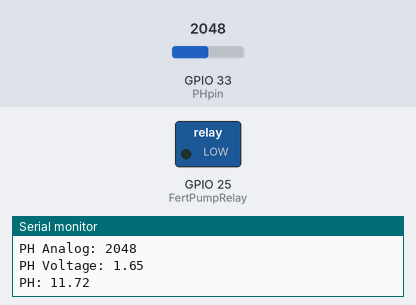
The sketch below on a simulated ESP32. On the bench: switched loads named in the sketch (green lamp = pin HIGH), the last lines printed to the serial monitor. The inputs (shaded band) are chosen by the test bench; at power-on: GPIO 33 (PHpin) = 2048.

Above: at 2.8 s.
2.9 s: GPIO 33 (PHpin) set to 3603
At 4.6 s:
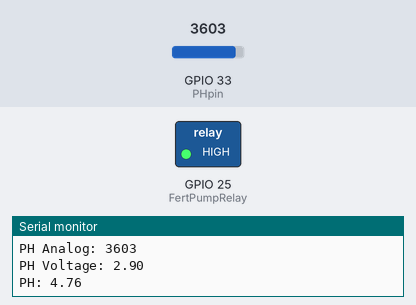
Timing chart, 0 to 7.5 s (numbered marks = the images above; inputs shaded):
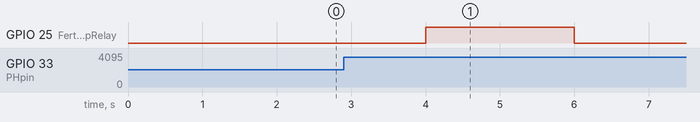

The sketch:

arduino_phsensor_waterpump.ino
```cpp
//PH Sensor
#define PHpin 33

//Fertilizer Pump Relay
#define FertPumpRelay 25

//PH-FertilizerPump Variables
int PHstable = 8;
int PHrange = 1;
int PHcounter = 5;

void setup() {
  Serial.begin(9600);

  //PH-FertilizerPump
  pinMode(FertPumpRelay, OUTPUT);
  digitalWrite(FertPumpRelay, LOW);
}

void loop() {
  int PHanalogValue = analogRead(PHpin); // Read raw analog value (0–1023)
  float voltage = PHanalogValue * (3.3 / 4095.0); // Convert to voltage

  //Adjust the slope/offset
  float pH = 7 + ((2.5 - voltage) / 0.18);  // Assumes 2.5V = pH 7

  Serial.print("PH Analog: ");
  Serial.println(PHanalogValue);

  Serial.print("PH Voltage: ");
  Serial.println(voltage, 2);

  Serial.print("PH: ");
  Serial.println(pH, 2);

  if((pH < (PHstable - PHrange)) && (PHcounter >= 5)){
    digitalWrite(FertPumpRelay, HIGH);
    PHcounter = 0;
  }
  else{
    digitalWrite(FertPumpRelay, LOW);
  }
  if(PHcounter < 100) PHcounter++; //overflow

  delay(2000);
}
```

Measured:
- after the input at 2.9 s, GPIO 25 (FertPumpRelay): LOW → HIGH after 1.1 s, → LOW 2.0 s later
